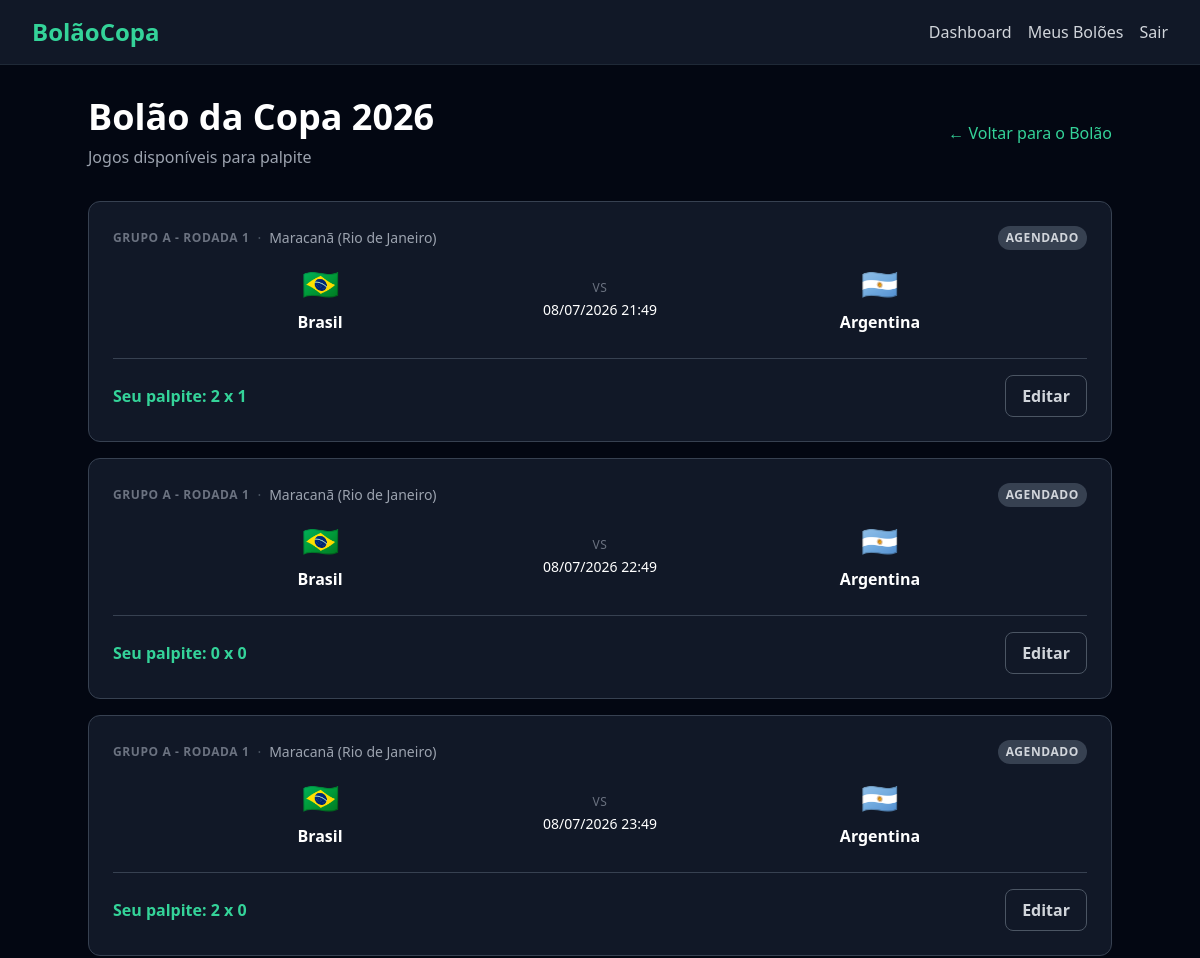
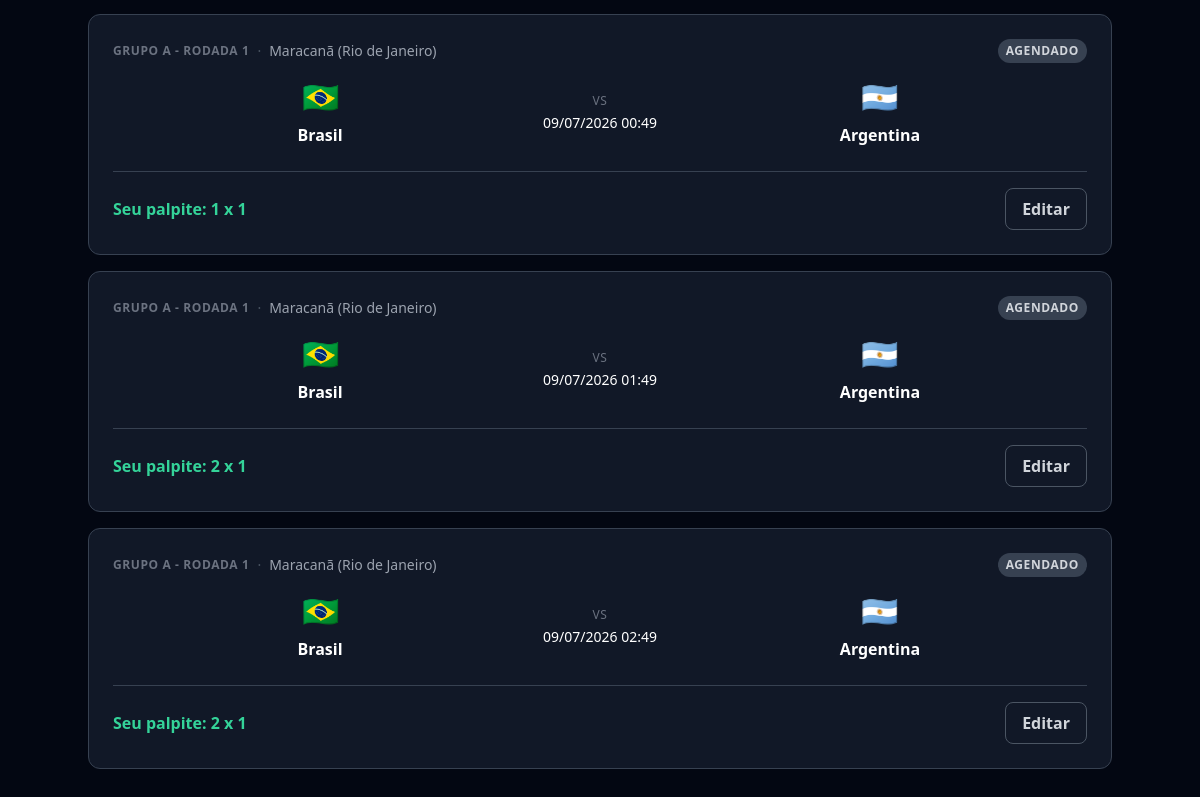
The page /pools/4/matches/ (signed in) on the database as committed earlier (2 pictures, top to bottom).
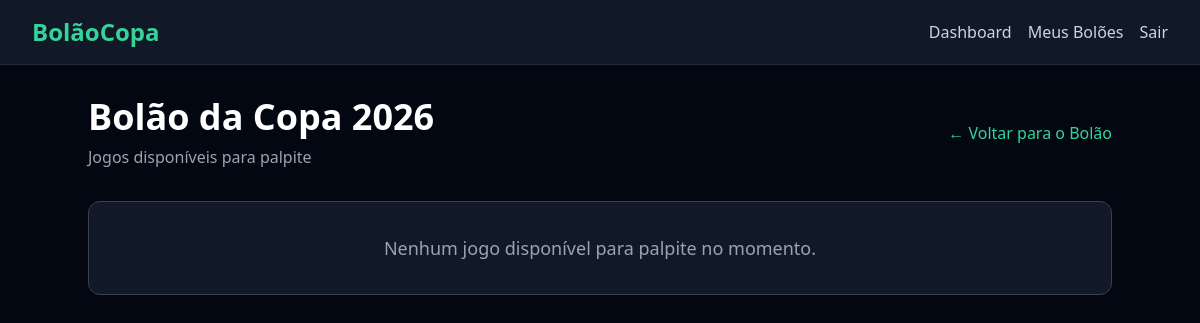
The same page on the database as committed later.
### matches/models.py (models this page shows, shortened)
class Match(models.Model):
    STATUS_CHOICES = (
        ('agendado', 'Agendado'),
        ('em_andamento', 'Em andamento'),
        ('finalizado', 'Finalizado'),
    )
    round = models.ForeignKey(
        Round,
        on_delete=models.CASCADE,
        related_name='matches',
    )
    stadium = models.ForeignKey(
        Stadium,
        on_delete=models.PROTECT,
        related_name='matches',
    )
    home_team = models.ForeignKey(
        Team,
        on_delete=models.PROTECT,
        related_name='home_matches',
    )
    away_team = models.ForeignKey(
        Team,
        on_delete=models.PROTECT,
        related_name='away_matches',
    )
    match_datetime = models.DateTimeField()
    home_score = models.PositiveIntegerField(null=True, blank=True)
    away_score = models.PositiveIntegerField(null=True, blank=True)
    status = models.CharField(
        max_length=20,
        choices=STATUS_CHOICES,
        default='agendado',
    )
    created_at = models.DateTimeField(auto_now_add=True)
    updated_at = models.DateTimeField(auto_now=True)
    class Meta:
        ordering = ('match_datetime',)

class Round(models.Model):
    PHASE_CHOICES = (
        ('grupo', 'Fase de Grupos'),
        ('oitavas', 'Oitavas de Final'),
        ('quartas', 'Quartas de Final'),
        ('semi', 'Semifinal'),
        ('terceiro_lugar', 'Terceiro Lugar'),
        ('final', 'Final'),
    )
    name = models.CharField(max_length=100)
    order = models.PositiveIntegerField()
    phase = models.CharField(max_length=20, choices=PHASE_CHOICES)
    created_at = models.DateTimeField(auto_now_add=True)
    updated_at = models.DateTimeField(auto_now=True)
    class Meta:
        ordering = ('order',)

class Stadium(models.Model):
    name = models.CharField(max_length=200)
    city = models.CharField(max_length=100)
    country = models.CharField(max_length=100)
    created_at = models.DateTimeField(auto_now_add=True)
    updated_at = models.DateTimeField(auto_now=True)
    def __str__(self):
        return f'{self.name} ({self.city})'

class Team(models.Model):
    class Confederation(models.TextChoices):
        CONMEBOL = 'CONMEBOL', 'CONMEBOL'
        UEFA = 'UEFA', 'UEFA'
        CAF = 'CAF', 'CAF'
        AFC = 'AFC', 'AFC'
        OFC = 'OFC', 'OFC'
        CONCACAF = 'CONCACAF', 'CONCACAF'
    name = models.CharField(max_length=100)
    country_code = models.CharField(max_length=3, unique=True)
    flag_emoji = models.CharField(max_length=10, blank=True)
    confederation = models.CharField(
        max_length=10,
        choices=Confederation.choices,
        blank=True,
    )
    created_at = models.DateTimeField(auto_now_add=True)
    updated_at = models.DateTimeField(auto_now=True)

### predictions/models.py (models this page shows, shortened)
class Prediction(models.Model):
    user = models.ForeignKey(
        settings.AUTH_USER_MODEL,
        on_delete=models.CASCADE,
        related_name='predictions',
    )
    match = models.ForeignKey(
        Match,
        on_delete=models.CASCADE,
        related_name='predictions',
    )
    pool = models.ForeignKey(
        Pool,
        on_delete=models.CASCADE,
        related_name='predictions',
    )
    home_score = models.PositiveIntegerField()
    away_score = models.PositiveIntegerField()
    points = models.IntegerField(default=0)
    created_at = models.DateTimeField(auto_now_add=True)
    updated_at = models.DateTimeField(auto_now=True)
    class Meta:
        unique_together = ('user', 'match', 'pool')

### predictions/views.py (the view)
class PoolMatchListView(LoginRequiredMixin, ListView):
    template_name = 'predictions/pool_matches.html'
    context_object_name = 'matches'
    def get_queryset(self):
        self.pool = get_object_or_404(Pool, pk=self.kwargs['pool_id'])
        return Match.objects.select_related(
            'home_team', 'away_team', 'stadium', 'round',
        ).order_by('match_datetime')
    def dispatch(self, request, *args, **kwargs):
        self.pool = get_object_or_404(Pool, pk=self.kwargs['pool_id'])
        if not PoolMember.objects.filter(
            pool=self.pool,
            user=request.user,
        ).exists():
            messages.error(request, 'Você precisa ser membro deste bolão para acessar.')
            return redirect(reverse('pool_detail', kwargs={'pk': self.pool.pk}))
        return super().dispatch(request, *args, **kwargs)
    def get_context_data(self, **kwargs):
        context = super().get_context_data(**kwargs)
        context['pool'] = self.pool
        now = timezone.now()
        user_predictions = {
            p.match_id: p for p in Prediction.objects.filter(
                user=self.request.user,
                pool=self.pool,
            )
        }
        match_items = []
        for match in context['matches']:
            is_locked = match.match_datetime <= now
            match_items.append({
                'match': match,
                'is_locked': is_locked,
                'user_prediction': user_predictions.get(match.pk),
            })
        context['match_items'] = match_items
        return context

### templates/predictions/pool_matches.html (shortened to what the changed rows need)
{% extends 'base.html' %}
{% block content %}
<div class='max-w-5xl mx-auto'>
    <div class='flex items-center justify-between mb-8'>
        <div>
            <h1 class='text-3xl md:text-4xl font-bold text-white'>{{ pool.name }}</h1>
        </div>
    </div>
    {% if match_items %}
        <div class='space-y-4'>
            {% for item in match_items %}
                <div class='bg-gray-900 border border-gray-700 rounded-xl p-6 hover:border-emerald-500/50 transition-colors duration-200'>
                    <div class='flex items-center justify-between mb-4'>
                        <div class='flex items-center gap-2 text-sm'>
                            <span class='text-xs font-semibold uppercase tracking-wider text-gray-500'>{{ item.match.round.name }}</span>
                            <span class='text-gray-600'>·</span>
                            <span class='text-gray-400'>{{ item.match.stadium }}</span>
                        </div>
                        {% if item.is_locked %}
                            <span class='text-xs font-semibold uppercase tracking-wider px-2 py-1 rounded-full bg-red-600/20 text-red-400'>Bloqueado</span>
                        {% else %}
                            <span class='text-xs font-semibold uppercase tracking-wider px-2 py-1 rounded-full bg-gray-700 text-gray-300'>Agendado</span>
                        {% endif %}
                    </div>
                    <div class='flex items-center justify-between gap-4'>
                        <div class='flex flex-col items-center gap-2 flex-1'>
                            <span class='text-3xl'>{{ item.match.home_team.flag_emoji }}</span>
                            <span class='text-white font-semibold'>{{ item.match.home_team.name }}</span>
                        </div>
                        <div class='flex flex-col items-center gap-1'>
                            <span class='text-gray-500 text-xs uppercase tracking-wider'>vs</span>
                            <span class='text-white text-sm'>{{ item.match.match_datetime|date:"d/m/Y H:i" }}</span>
                        </div>
                        <div class='flex flex-col items-center gap-2 flex-1'>
                            <span class='text-3xl'>{{ item.match.away_team.flag_emoji }}</span>
                            <span class='text-white font-semibold'>{{ item.match.away_team.name }}</span>
                        </div>
                    </div>
                    <div class='mt-6 pt-4 border-t border-gray-700 flex items-center justify-between'>
                        {% if item.user_prediction %}
                            <span class='text-emerald-400 font-semibold'>Seu palpite: {{ item.user_prediction.home_score }} x {{ item.user_prediction.away_score }}</span>
                        {% elif item.is_locked %}
                            <span class='text-red-400 font-semibold'>Palpite indisponível - jogo já começou</span>
                        {% else %}
                            <span class='text-gray-400'>Você ainda não palpitou neste jogo</span>
                        {% endif %}
                        {% if not item.is_locked and not item.user_prediction %}
                            <a href='{% url "prediction_create" pool_id=pool.pk match_id=item.match.pk %}' class='bg-emerald-600 hover:bg-emerald-500 text-white font-semibold rounded-lg px-4 py-2 transition-colors duration-200'>
                                Palpitar
                            </a>
                        {% elif not item.is_locked and item.user_prediction %}
                            <a href='{% url "prediction_update" pool_id=pool.pk match_id=item.match.pk %}' class='border border-gray-600 hover:border-emerald-500 text-gray-300 hover:text-emerald-400 font-semibold rounded-lg px-4 py-2 transition-colors duration-200'>
                                Editar
                            </a>
                        {% endif %}
                    </div>
                </div>
            {% endfor %}
        </div>
    {% else %}
        <div class='bg-gray-900 border border-gray-700 rounded-xl p-8 text-center'>
            <p class='text-gray-400 text-lg'>Nenhum jogo disponível para palpite no momento.</p>
        </div>
    {% endif %}
</div>
{% endblock %}

Rows that differ between the two databases and show on the page:
removed Match: match.round.name "GRUPO A - RODADA 1", match.stadium "Maracanã (Rio de Janeiro)", match.home_team.flag_emoji "🇧🇷", match.home_team.name "Brasil", match.match_datetime "08/07/2026 21:49", match.away_team.flag_emoji "🇦🇷", match.away_team.name "Argentina", user_prediction.home_score "2", user_prediction.away_score "1"
removed Match: match.round.name "GRUPO A - RODADA 1", match.stadium "Maracanã (Rio de Janeiro)", match.home_team.flag_emoji "🇧🇷", match.home_team.name "Brasil", match.match_datetime "08/07/2026 22:49", match.away_team.flag_emoji "🇦🇷", match.away_team.name "Argentina", user_prediction.home_score "0", user_prediction.away_score "0"
removed Match: match.round.name "GRUPO A - RODADA 1", match.stadium "Maracanã (Rio de Janeiro)", match.home_team.flag_emoji "🇧🇷", match.home_team.name "Brasil", match.match_datetime "08/07/2026 23:49", match.away_team.flag_emoji "🇦🇷", match.away_team.name "Argentina", user_prediction.home_score "2", user_prediction.away_score "0"
removed Match: match.round.name "GRUPO A - RODADA 1", match.stadium "Maracanã (Rio de Janeiro)", match.home_team.flag_emoji "🇧🇷", match.home_team.name "Brasil", match.match_datetime "09/07/2026 00:49", match.away_team.flag_emoji "🇦🇷", match.away_team.name "Argentina", user_prediction.home_score "1", user_prediction.away_score "1"
removed Match: match.round.name "GRUPO A - RODADA 1", match.stadium "Maracanã (Rio de Janeiro)", match.home_team.flag_emoji "🇧🇷", match.home_team.name "Brasil", match.match_datetime "09/07/2026 01:49", match.away_team.flag_emoji "🇦🇷", match.away_team.name "Argentina", user_prediction.home_score "2", user_prediction.away_score "1"
removed Match: match.round.name "GRUPO A - RODADA 1", match.stadium "Maracanã (Rio de Janeiro)", match.home_team.flag_emoji "🇧🇷", match.home_team.name "Brasil", match.match_datetime "09/07/2026 02:49", match.away_team.flag_emoji "🇦🇷", match.away_team.name "Argentina", user_prediction.home_score "2", user_prediction.away_score "1"
Other text that changed with them:
text now shown: "Nenhum jogo disponível para palpite no momento."
